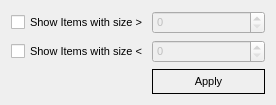
<?xml version="1.0" encoding="UTF-8"?>
<ui version="4.0">
 <class>SizeFilter</class>
 <widget class="QWidget" name="SizeFilter">
  <property name="windowModality">
   <enum>Qt::ApplicationModal</enum>
  </property>
  <property name="geometry">
   <rect>
    <x>0</x>
    <y>0</y>
    <width>276</width>
    <height>105</height>
   </rect>
  </property>
  <property name="font">
   <font>
    <pointsize>8</pointsize>
   </font>
  </property>
  <property name="windowTitle">
   <string>Filter</string>
  </property>
  <property name="autoFillBackground">
   <bool>true</bool>
  </property>
  <layout class="QGridLayout" name="gridLayout">
   <property name="horizontalSpacing">
    <number>0</number>
   </property>
   <item row="2" column="1">
    <widget class="QSpinBox" name="lessspinBox">
     <property name="enabled">
      <bool>false</bool>
     </property>
     <property name="maximum">
      <number>1000000000</number>
     </property>
    </widget>
   </item>
   <item row="0" column="0">
    <widget class="QCheckBox" name="morecheckBox">
     <property name="text">
      <string>Show Items with size &gt;</string>
     </property>
    </widget>
   </item>
   <item row="0" column="1">
    <widget class="QSpinBox" name="morespinBox">
     <property name="enabled">
      <bool>false</bool>
     </property>
     <property name="maximum">
      <number>1000000000</number>
     </property>
    </widget>
   </item>
   <item row="2" column="0">
    <widget class="QCheckBox" name="lesscheckBox">
     <property name="text">
      <string>Show Items with size &lt; </string>
     </property>
    </widget>
   </item>
   <item row="3" column="1">
    <widget class="QPushButton" name="pushButton">
     <property name="styleSheet">
      <string notr="true">border: 1px solid black; padding: 5px 10px 5px 10px;</string>
     </property>
     <property name="text">
      <string>Apply</string>
     </property>
     <property name="default">
      <bool>true</bool>
     </property>
     <property name="flat">
      <bool>true</bool>
     </property>
    </widget>
   </item>
  </layout>
 </widget>
 <resources/>
 <connections>
  <connection>
   <sender>morecheckBox</sender>
   <signal>toggled(bool)</signal>
   <receiver>morespinBox</receiver>
   <slot>setEnabled(bool)</slot>
   <hints>
    <hint type="sourcelabel">
     <x>55</x>
     <y>24</y>
    </hint>
    <hint type="destinationlabel">
     <x>179</x>
     <y>20</y>
    </hint>
   </hints>
  </connection>
  <connection>
   <sender>lesscheckBox</sender>
   <signal>toggled(bool)</signal>
   <receiver>lessspinBox</receiver>
   <slot>setEnabled(bool)</slot>
   <hints>
    <hint type="sourcelabel">
     <x>89</x>
     <y>53</y>
    </hint>
    <hint type="destinationlabel">
     <x>182</x>
     <y>53</y>
    </hint>
   </hints>
  </connection>
 </connections>
</ui>
